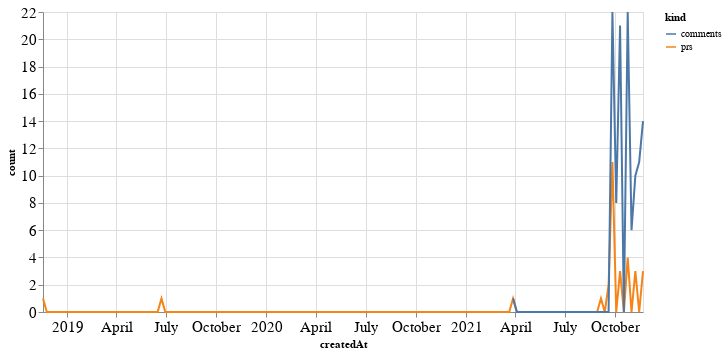

Source (notebook cell):
### Code cell
alt.Chart(total_time, width=600).mark_line().encode(
    x='createdAt',
    y='count',
    color='kind'
)

### Figure 1 — Vega-Lite specification as saved in the notebook (floating-point values rounded to 4 significant figures; data arrays with more than 128 entries replaced by an {"elided": "..."} marker saying what was removed)
{"config": {"axisLeft": {"labelFontSize": 15}, "axisBottom": {"labelFontSize": 15}}, "data": {"name": "data-edcabbb7922cdbafa3cb4644e82772e6"}, "mark": "line", "encoding": {"color": {"type": "nominal", "field": "kind"}, "x": {"type": "temporal", "field": "createdAt"}, "y": {"type": "quantitative", "field": "count"}}, "width": 600, "$schema": "https://vega.github.io/schema/vega-lite/v4.8.1.json", "datasets": {"data-edcabbb7922cdbafa3cb4644e82772e6": {"elided": "316 records"}}}
